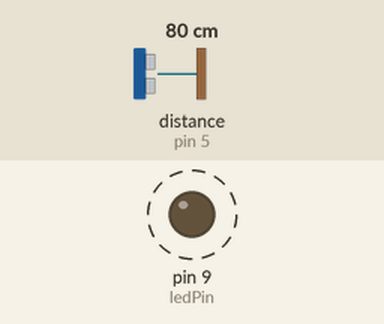
A sketch run on a simulated Arduino Uno, built with avr-gcc and run on an emulated ATmega328P. Shown: output pins drawn as LEDs (lit = HIGH). Dashed ring = blinking. Inputs (shaded band) come from the test bench; at power-on: distance to the obstacle (sensor on pin 5) 80 cm. The echo pulse lasts 58.3 µs per cm; what the sketch prints to the serial monitor is not drawn.

Above: at 0.6 s.
Timing chart, 0 to 3.0 s (numbered marks = the images above):
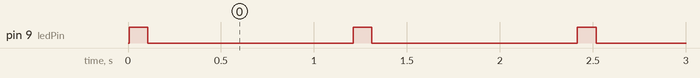

The sketch:

SR04_RecieveTest.ino
```cpp
// Reciever test

#include <SPI.h>
#include <NewPing.h>

// HC-SR04
const byte ECHO_PIN = 5;
const byte TRIGGER_PIN = 4;
const unsigned int MAX_DISTANCE = 500; // 5 meters = approx 16 ft

// other
byte ledPin = 9;

// objects
NewPing sonar(TRIGGER_PIN, ECHO_PIN, MAX_DISTANCE); // NewPing setup of pins and maximum distance.

//***********************************
void setup() {
  Serial.begin(9600);
  pinMode(ledPin, OUTPUT);
}

//***********************************
void loop() {

  Serial.println(F("Now sending"));
  byte dist = sonar.ping_cm();
  if (dist == 0)
  {
    Serial.println("No Echo Recieved");
  }
  else{
  Serial.println(String(dist));
  }
  blinkOnce(100);

  delay(1000 );

} // Loop

//***********************************
void blinkOnce(int dur) {
  digitalWrite(ledPin, HIGH);
  delay(dur);
  digitalWrite(ledPin, LOW);
  delay(dur);
}
```

Measured:
- by itself, pin 9 (ledPin): alternates HIGH for 0.10 s and LOW for 1.1 s
